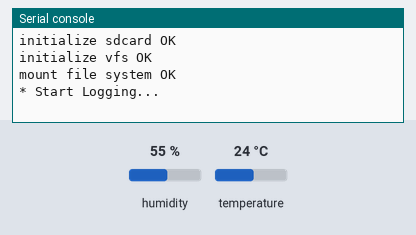
Simulated run of this program. Board: Raspberry Pi Pico running MicroPython. On the bench: the last lines printed to the serial console. The test bench sets the inputs (shaded band); at power-on: temperature 24 °C, humidity 55 %. The clock reads 2024-03-15 10:24:30 at power-on unless the program sets it; files the program writes start out absent.

Above: at 1.2 s.
1.3 s: temperature set to 12 °C
At 3.7 s:
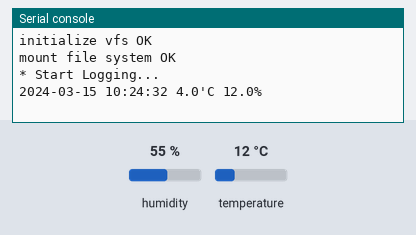
4.3 s: temperature set to 19 °C
At 4.3 s:
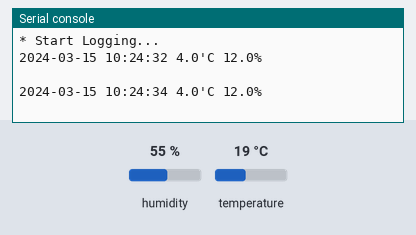
Timing chart, 0 to 7.3 s (numbered marks = the images above; inputs shaded):
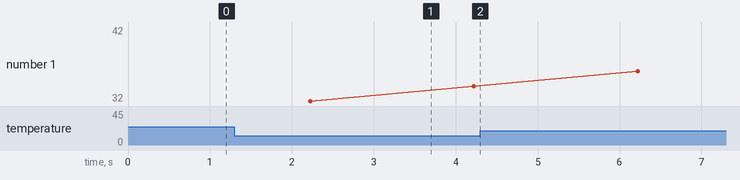

The program:

sdcard_dht22_logging.py
```python
from machine import Pin, SPI
from PicoDHT22 import PicoDHT22
import sdcard
import os
import time


WRITE_INTERVAL = 2

# Use SPI1(Pin#10/11/12)
spi = SPI(1, sck=Pin(10), mosi=Pin(11), miso=Pin(12))
# CS is Pin#15
sd = sdcard.SDCard(spi, Pin(15))

print('initialize sdcard OK')

# open file system
vfs = os.VfsFat(sd)

print('initialize vfs OK')

# mount at /sdcard
os.mount(vfs, '/sdcard')

print('mount file system OK')

dht22 = PicoDHT22(Pin(0))

# timer callback function
def log_temp_humidity(timer_wr):
    file = open('/sdcard/temp_humid.txt', 'a')

    T, H = dht22.read()

    if T is None:
        print("Sensor error")
    else:
        now = time.localtime()
        logging_txt = "{0:04d}-{1:02d}-{2:02d} {3:02d}:{4:02d}:{5:02d} {6:>3.1f}'C {7:>3.1f}%\n".format(now[0], now[1], now[2], now[3], now[4], now[5], now[6], T,H)
        print(logging_txt)
        file.write(logging_txt)

    file.close()

# initialize timer
timer_wr = machine.Timer()
timer_wr.init(freq=(1/WRITE_INTERVAL), mode=machine.Timer.PERIODIC, callback=log_temp_humidity)

print('* Start Logging...')

while True:
    pass
```

Measured:
- after the input at 1.3 s, the serial console: prints a new line after 0.92 s (image 1)
